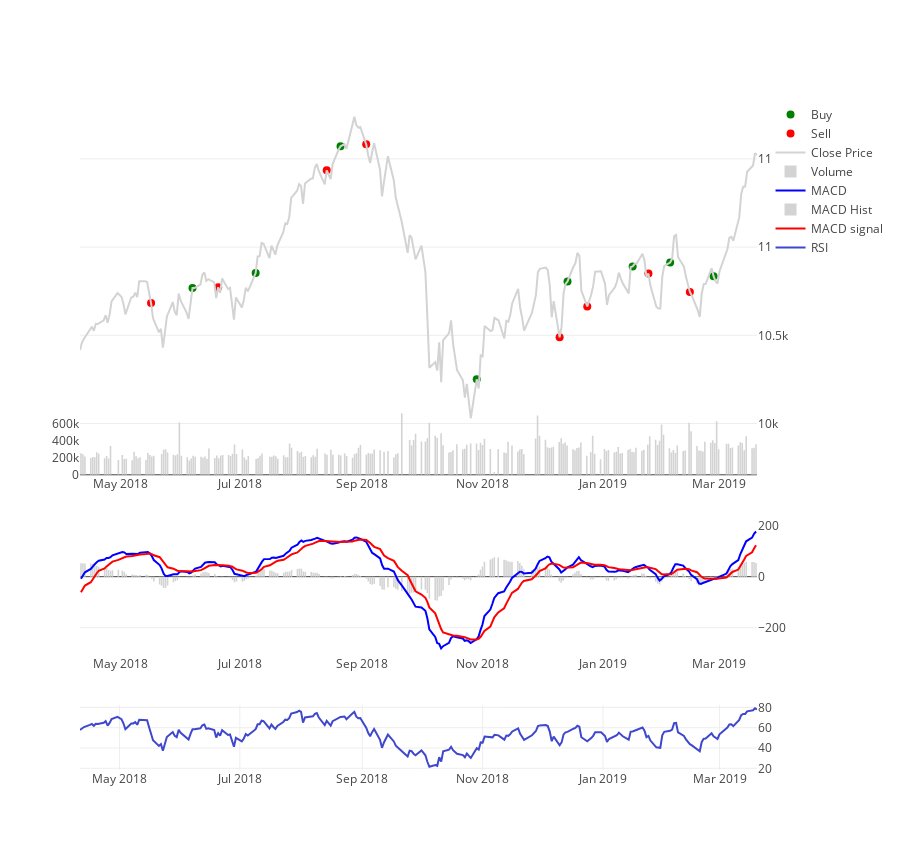

Notebook cell for this chart:
### Markdown cell above
# Plotting Results

### Code cell
# Price vs date curve with green and red dots to indicate buy and sell points

trace0 = go.Scatter(x=buy.index, y=buy.adjClose, marker = dict(color='green', size=8), mode='markers', name="Buy")
trace1 = go.Scatter(x=sell.index, y=sell.adjClose, marker = dict(color='red', size=8), mode='markers', name="Sell")

# Closing Price line chart
trace2 = go.Scatter(x=price.index, y=price.adjClose, marker = dict(color='lightgrey', size=2), mode='lines', name="Close Price", yaxis='y1')


# RSI plots
traceRSI = go.Scatter(x=price.index, y=price['RSI'],mode='lines', line=dict(color='rgb(63, 72, 204)'), name='RSI')

# MACD plots
traceMACD = go.Scatter(x=price.index, y=price['macd'], name='MACD', line=dict(color='blue'))
traceMACDHist = go.Bar(x=price.index, y=price['macdhist'], name='MACD Hist', marker=dict(color="lightgrey"))
traceMACDSignal = go.Scatter(x=price.index, y=price['macdsignal'], name='MACD signal', line=dict(color='red'))

# Volume Chart
traceV = go.Bar(x=price.index, y=price.volume, name='Volume', marker=dict(color='lightgrey'),yaxis='y2')

fig = tools.make_subplots(rows=4, cols=1, row_width=[1,2,1,4])

# Price
fig.append_trace(trace0, 1, 1)
fig.append_trace(trace1, 1, 1)
fig.append_trace(trace2, 1, 1)

fig.append_trace(traceV,2,1)

# MACD
fig.append_trace(traceMACD, 3, 1)
fig.append_trace(traceMACDHist, 3, 1)
fig.append_trace(traceMACDSignal, 3, 1)

# RSI
fig.append_trace(traceRSI, 4, 1)

# Update layout
fig['layout'].update(height=850, plot_bgcolor='rgba(0,0,0,0)')


fig['layout'].update(yaxis = dict(side='right', domain=[0.50,1]), 
                    xaxis  = dict(visible=False),
                    yaxis2 = dict(side='left', showgrid=False),
                    yaxis3 = dict(side='right'),
                    yaxis4 = dict(side='right'))


                     
iplot(fig, filename="Test")

### Figure 1 — Plotly figure (JSON) as saved in the notebook; plotly's stock layout.template omitted (floating-point values rounded to 4 significant figures; data arrays with more than 128 entries replaced by an {"elided": "..."} marker saying what was removed)
{"data": [{"marker": {"color": "green", "size": 8}, "mode": "markers", "name": "Buy", "type": "scatter", "uid": "f5adcd20-6491-4d0d-8a8d-48e2b0f45cd0", "x": ["2018-06-07", "2018-07-09", "2018-08-21", "2018-10-29", "2018-12-14", "2019-01-16", "2019-02-04", "2019-02-26"], "xaxis": "x", "y": [10770.0, 10850.0, 11570.0, 10250.0, 10810.0, 10890.0, 10910.0, 10840.0], "yaxis": "y"}, {"marker": {"color": "red", "size": 8}, "mode": "markers", "name": "Sell", "type": "scatter", "uid": "94a489cc-d080-466c-9deb-ec9afffd2df8", "x": ["2018-05-17", "2018-06-20", "2018-08-14", "2018-09-03", "2018-12-10", "2018-12-24", "2019-01-24", "2019-02-14"], "xaxis": "x", "y": [10680.0, 10770.0, 11440.0, 11580.0, 10490.0, 10660.0, 10850.0, 10750.0], "yaxis": "y"}, {"marker": {"color": "lightgrey", "size": 2}, "mode": "lines", "name": "Close Price", "type": "scatter", "uid": "f1aaf728-2798-48c3-81db-7444127b03bc", "x": {"elided": "233 str values"}, "xaxis": "x", "y": {"elided": "233 float values"}, "yaxis": "y"}, {"marker": {"color": "lightgrey"}, "name": "Volume", "type": "bar", "uid": "3463a733-66e3-48a7-bbbd-3790e33f093d", "x": {"elided": "233 str values"}, "xaxis": "x2", "y": {"elided": "233 int values"}, "yaxis": "y2"}, {"line": {"color": "blue"}, "name": "MACD", "type": "scatter", "uid": "f9935b33-d3b4-4068-bdf3-bc50570d0768", "x": {"elided": "233 str values"}, "xaxis": "x3", "y": {"elided": "233 float values"}, "yaxis": "y3"}, {"marker": {"color": "lightgrey"}, "name": "MACD Hist", "type": "bar", "uid": "cf406edd-f12f-4595-ae79-e838fa383ce1", "x": {"elided": "233 str values"}, "xaxis": "x3", "y": {"elided": "233 float values"}, "yaxis": "y3"}, {"line": {"color": "red"}, "name": "MACD signal", "type": "scatter", "uid": "ce8ea68e-9770-415b-801d-05ea8b9c00b5", "x": {"elided": "233 str values"}, "xaxis": "x3", "y": {"elided": "233 float values"}, "yaxis": "y3"}, {"line": {"color": "rgb(63, 72, 204)"}, "mode": "lines", "name": "RSI", "type": "scatter", "uid": "9a179ee7-9d88-47d5-bb4d-d49f78c4166c", "x": {"elided": "233 str values"}, "xaxis": "x4", "y": {"elided": "233 float values"}, "yaxis": "y4"}], "layout": {"height": 850, "plot_bgcolor": "rgba(0,0,0,0)", "xaxis": {"anchor": "y", "domain": [0, 1], "visible": false}, "xaxis2": {"anchor": "y2", "domain": [0, 1]}, "xaxis3": {"anchor": "y3", "domain": [0, 1]}, "xaxis4": {"anchor": "y4", "domain": [0, 1]}, "yaxis": {"anchor": "x", "domain": [0.5, 1], "side": "right"}, "yaxis2": {"anchor": "x2", "domain": [0.4406, 0.5375], "showgrid": false, "side": "left"}, "yaxis3": {"anchor": "x3", "domain": [0.1719, 0.3656], "side": "right"}, "yaxis4": {"anchor": "x4", "domain": [0, 0.09688], "side": "right"}}}
